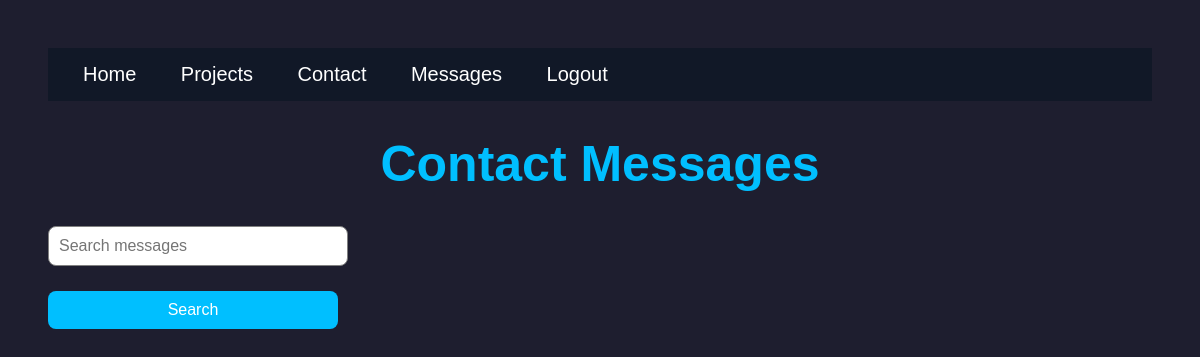
/messages (signed in), run on an earlier commit of the app's database.
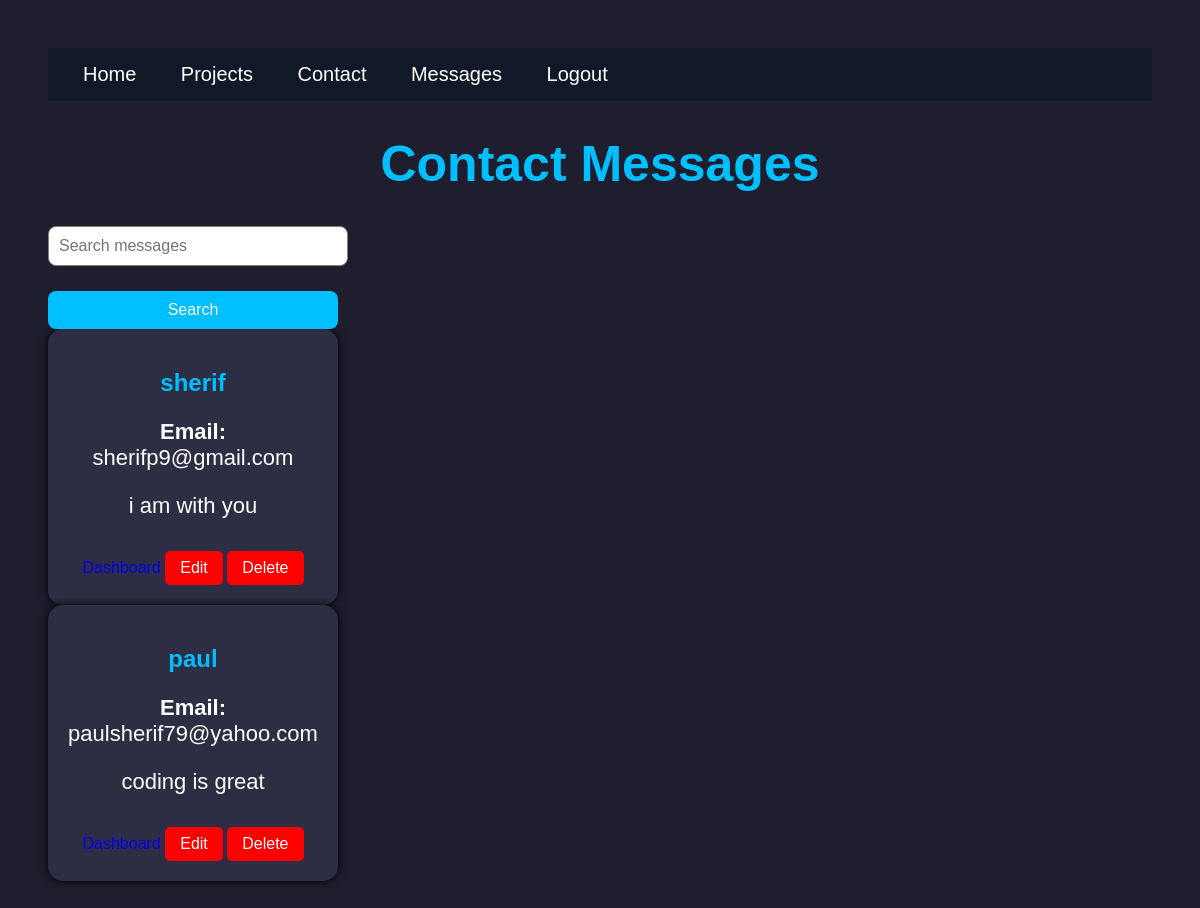
And on a later commit of the database.
### app.py (models this page shows)
class ContactMessage(db.Model):
    id = db.Column(db.Integer, primary_key=True)
    name = db.Column(db.String(100))
    email = db.Column(db.String(100))
    message = db.Column(db.Text)

### app.py (the view)
@app.route("/messages")
def messages():
    if not session.get("user"):
        flash("Please login first")
        return redirect("/login")
    user = User.query.filter_by(
        username=session["user"]
    ).first()
    if not user or user.role != "admin":
        flash("Access denied")
        return redirect("/")
    search = request.args.get("search")
    if search:
        all_messages = ContactMessage.query.filter(
            ContactMessage.name.contains(search) |
            ContactMessage.email.contains(search) |
            ContactMessage.message.contains(search)
        ).all()
    else:
        all_messages = ContactMessage.query.all()
    return render_template(
        "messages.html",
        messages=all_messages
    )

### templates/messages.html (shortened to what this page needs)
<!DOCTYPE html>
<html>
<head>
    <link rel="stylesheet"
          href="{{ url_for('static',
          filename='style.css') }}">
</head>
<body>
    <nav>
        <div>
            <a href="/">Home</a>
            <a href="/projects">Projects</a>
            <a href="/contact">Contact</a>
            <a href="/messages">Messages</a>
            <a href="/logout">Logout</a>
        </div>
    </nav>
    <div class="container">
        <h1>Contact Messages</h1>
        <form method="GET">
            <input type="text"
                    name="search"
                    placeholder="Search messages">
        <button type="submit">
            Search
        </button>
        </form>
        {% for message in messages %}
        <div class="project-card">
            <h2>{{ message.name }}</h2>
            <p><strong>Email:</strong>
               {{ message.email }}</p>
            <p>{{ message.message }}</p>
            <a href="/dashboard">Dashboard</a>
            <a href="/edit_message/{{ message.id }}"
                class="delete-btn">
                Edit
            </a>
            <a href="/delete_message/{{ message.id }}"
                class="delete-btn">
                Delete
            </a>
        </div>
        {% endfor %}
    </div>
</body>
</html>

### static/style.css (style rules this page uses)
body { background-color: #1e1e2f; color: white; font-family: Arial; text-align: center; padding: 40px; }
h1 { color: #00bfff; font-size: 50px; }
p { font-size: 22px; }
nav { background-color: #111827; padding: 15px; margin-bottom: 30px; display: flex; justify-content: space-between; align-items: center; position: sticky; top: 0; z-index: 1000; }
nav a { color: white; text-decoration: none; margin: 20px; font-size: 20px; }
.project-card { background-color: #2d2d44; width: 250px; padding: 20px; border-radius: 15px; box-shadow: 0px 0px 10px black; transition: transform 0.3s, box-shadow 0.3s; }
.project-card h2 { color: #00bfff; }
button { background-color: #00bfff; color: white; border: none; padding: 10px 20px; border-radius: 8px; cursor: pointer; font-size: 16px; margin-top: 10px; transition: 0.3s; margin-right: 10px; }
form { display: flex; flex-direction: column; width: 300px; gap: 15px; }
input, textarea { padding: 10px; border-radius: 8px; border: 1px solid gray; font-size: 16px; }
body { animation: fadeIn 1s ease-in; }
.project-card a { text-decoration: none; }
.delete-btn { color: white; background: red; padding: 8px 15px; text-decoration: none; border-radius: 5px; display: inline-block; margin-top: 10px; }

What changed in the data, as far as the page shows it:
added ContactMessage: name "sherif", email "sherifp9@gmail.com", message "i am with you"
added ContactMessage: name "paul", email "paulsherif79@yahoo.com", message "coding is great"
